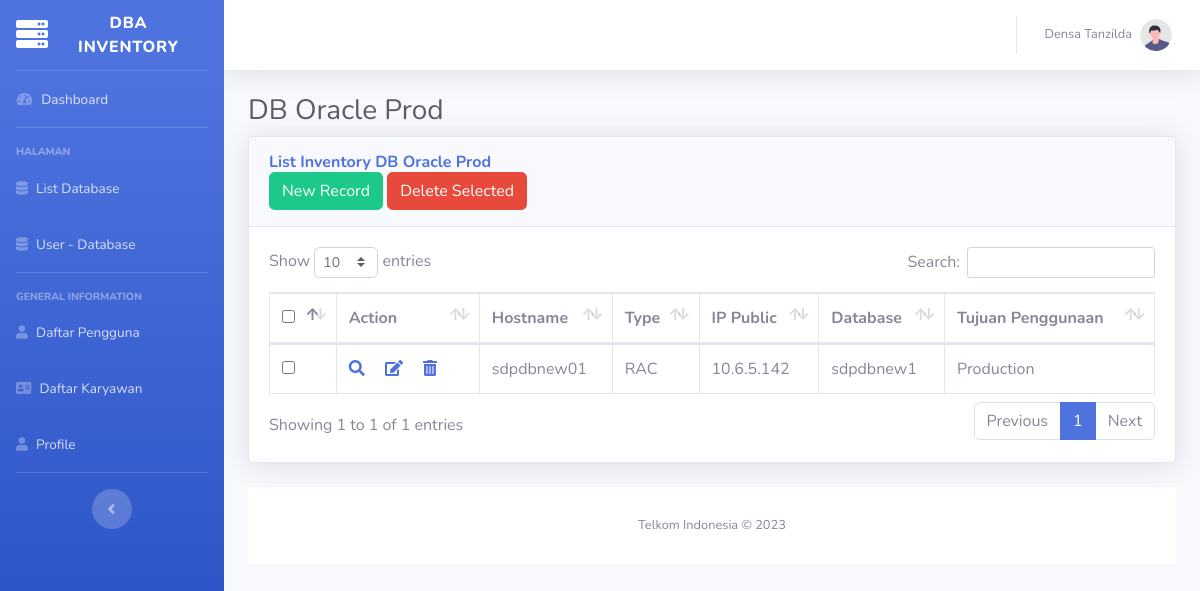
Screenshot of /page/oracle-prod.php (signed in) with the database file from the repository.
### tables this page shows
CREATE TABLE `dboracleprod` (
  `id` int(255) NOT NULL,
  `Tanggal` varchar(255) NOT NULL,
  `Hostname` varchar(255) NOT NULL,
  `Type` varchar(255) NOT NULL,
  `IP_Public` varchar(255) NOT NULL,
  `IP_VIP` varchar(255) NOT NULL,
  `IP_Backup` varchar(255) NOT NULL,
  `Database` varchar(255) NOT NULL,
  `Whitelist` varchar(255) NOT NULL,
  `App` varchar(255) NOT NULL,
  `Disk_Type` varchar(10) NOT NULL,
  `PDB` varchar(255) NOT NULL,
  `Port` varchar(255) NOT NULL,
  `Lokasi` varchar(255) NOT NULL,
  `Tier` varchar(255) NOT NULL,
  `Oracle_Version` varchar(255) NOT NULL,
  `Cluster` varchar(255) NOT NULL,
  `OS_Version` varchar(255) NOT NULL,
  `Core` varchar(255) NOT NULL,
  `Socket` varchar(255) NOT NULL,
  `CPU` varchar(255) NOT NULL,
  `PIC` varchar(255) NOT NULL,
  `Keterangan` varchar(255) NOT NULL,
  `Tujuan_Penggunaan` varchar(255) NOT NULL,
  `createdAt` date NOT NULL DEFAULT current_timestamp(),
  `createdBy` varchar(255) NOT NULL,
  `lastUpdatedAt` date DEFAULT current_timestamp(),
  `lastUpdatedBy` varchar(255) NOT NULL
);

### page/oracle-prod.php (the view, shortened to what this page needs)
<!DOCTYPE html>
<html lang="en">
<head>
    <?php include "components/header.php"; ?>
    <link href="../vendor/datatables/dataTables.bootstrap4.min.css" rel="stylesheet">
</head>
<body id="page-top">
    <div id="wrapper">
        <?php include "components/navigasi.php"; ?>
        <div id="content-wrapper" class="d-flex flex-column">
            <div id="content">
                <?php include "components/topbar.php"; ?>
                <div class="container-fluid">
                    <h1 class="h3 mb-2 text-gray-800">DB Oracle Prod</h1>
                    <?php
                    include "../config.php";
                    ?>
                    <div class="card shadow mb-4">
                        <div class="card-header py-3">
                            <h6 class="m-0 font-weight-bold text-primary">List Inventory DB Oracle Prod</h6>
                            <a href="#addDbModal" class="btn btn-success" data-toggle="modal">New Record</a>
                            <input type="submit" name="deleteall" value="Delete Selected" class="btn btn-danger"
                                onclick="return confirm('Are you sure delete selected records?')">
                        </div>
                        <div class="card-body">
                            <form method="post" action="">
                                <div class="table-responsive">
                                    <table class="table table-bordered" id="tabel-data" method="post" action=""
                                        width="100%" cellspacing="0">
                                        <thead>
                                            <tr>
                                                <th>
                                                    <span class="custom-checkbox">
                                                        <input type="checkbox" id="selectAll">
                                                    </span>
                                                </th>
                                                <th>Action</th>
                                                <th>Hostname</th>
                                                <th>Type</th>
                                                <th>IP Public</th>
                                                <th>Database</th>
                                                <th>Tujuan Penggunaan</th>
                                            </tr>
                                        </thead>
                                        <tbody>
                                            <?php
                                            $sql = "SELECT * FROM dboracleprod";
                                            $query = $conn->query($sql);
                                            while ($row = mysqli_fetch_array($query)) {
                                            ?>
                                            <tr>
                                                <td>
                                                    <span class="custom-checkbox">
                                                        <input type="checkbox" id="checkbox5" name="pilih[]"
                                                            value="<?php echo $row['id']; ?>">
                                                    </span>
                                                </td>
                                                <td>
                                                    <a href="#viewDbModal<?php echo $row['id']; ?>" class="view"
                                                        data-toggle="modal"><i class="fas fa-search"
                                                            data-toggle="tooltip" title="View">&#xE254;</i></a>
                                                    <a href="#editDbModal<?php echo $row['id']; ?>" class="edit"
                                                        data-toggle="modal"><i class="fas fa-edit" data-toggle="tooltip"
                                                            title="Edit">&#xE254;</i></a>
                                                    <a href="#deleteDbModal<?php echo $row['id']; ?>" class="delete"
                                                        data-toggle="modal"><i class="fas fa-trash-alt"
                                                            data-toggle="tooltip" title="Delete">&#xE872;</i></a>
                                                </td>
                                                <td><?php echo $row['Hostname']; ?></td>
                                                <td><?php echo $row['Type']; ?></td>
                                                <td><?php echo $row['IP_Public']; ?></td>
                                                <td><?php echo $row['Database']; ?></td>
                                                <td><?php echo $row['Tujuan_Penggunaan']; ?></td>
                                            </tr>
                                            <?php
                                            }
                                            ?>
                                        </tbody>
                                    </table>
                                </div>
                        </div>
                    </div>
                    <?php include "components/footer.php" ?>
                </div>
</body>
</html>

### rows the page displays
dboracleprod: Hostname "sdpdbnew01", Type "RAC", IP_Public "10.6.5.142", Database "sdpdbnew1", Tujuan_Penggunaan "Production"

### other values shown
$name "Densa Tanzilda"
